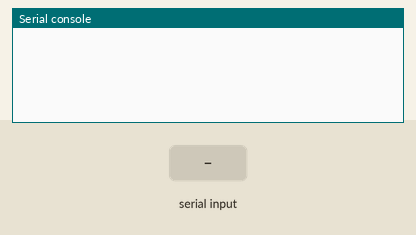
A program run on a simulated CircuitPython board. On the bench: the last lines printed to the serial console. The test bench sets the inputs (shaded band).

Above: at 1.2 s.
1.3 s: "1" received over the second serial link
At 2.5 s:
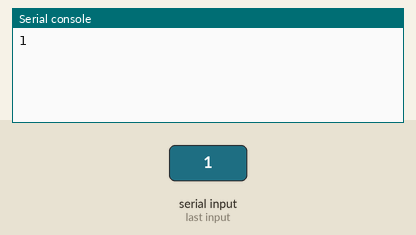
2.8 s: "0" received over the second serial link
At 3.6 s:
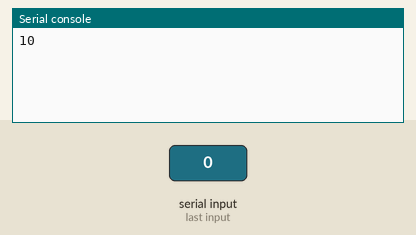

The program:

uart_pass_through.py
```python
"""
boot.py
	import usb_cdc
	usb_cdc.enable(data=True)
"""

import board
import usb_cdc

uart = board.UART()
usb = usb_cdc.data

while True:
	if uart.in_waiting:
		data = uart.read(uart.in_waiting)
		usb.write(data)
	if usb.in_waiting:
		data = usb.read(usb.in_waiting)
		uart.write(data)
```

Measured:
- after the input at 1.3 s, the serial console: prints a new line at once (image 1)
- after the input at 2.8 s, the serial console: prints a new line at once (image 2)
